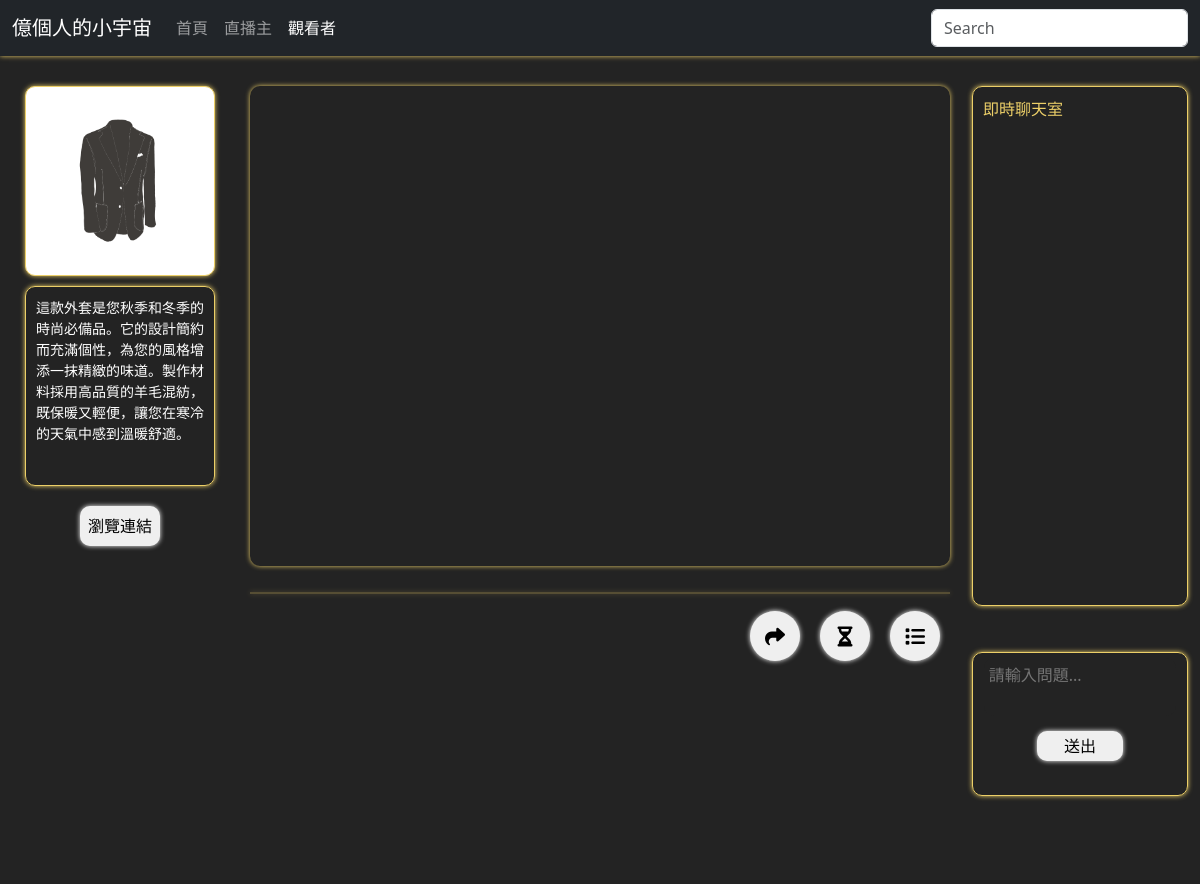
Page /cloth/ on the earlier database version.
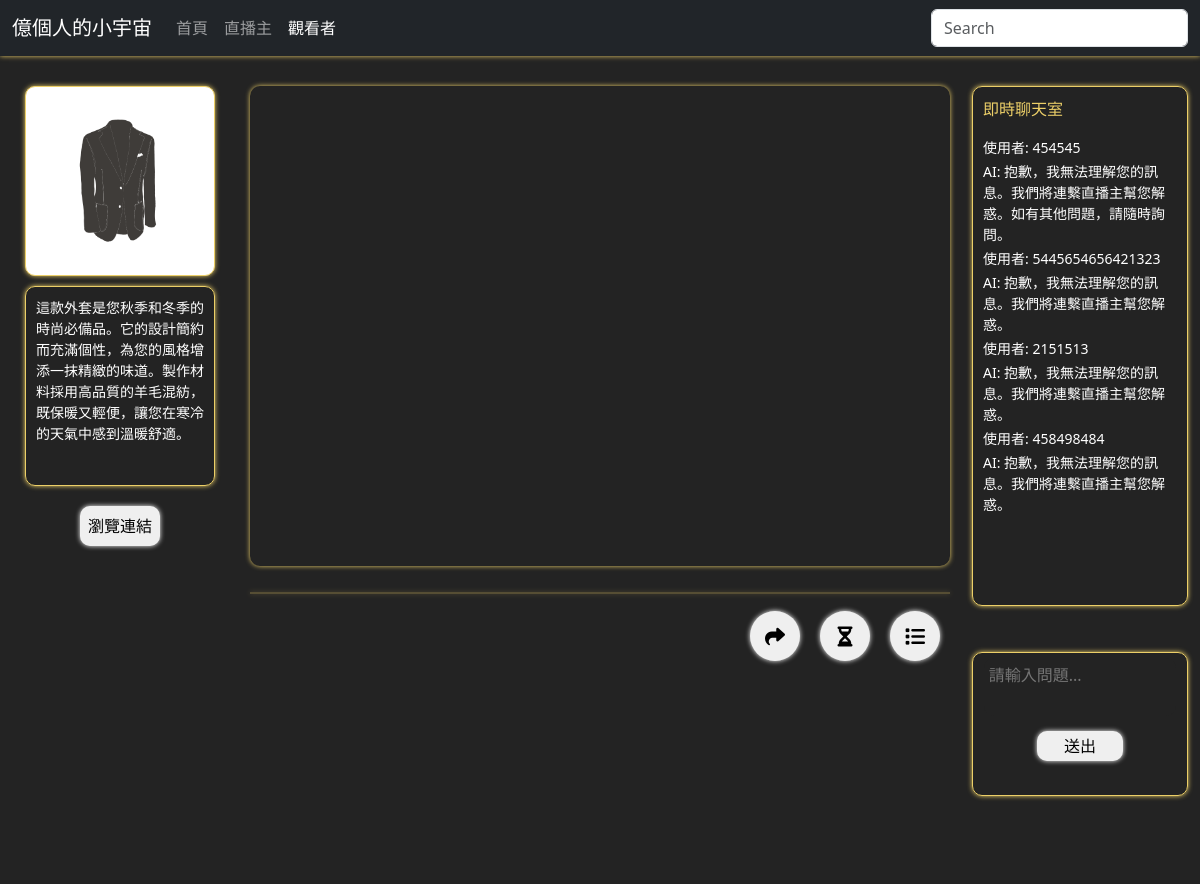
Same page on the later database version.
### uni/models.py (models this page shows)
class c_messbrd(models.Model):
    MID = models.CharField('使用者編號', max_length=100 )
    MCont = models.CharField('內容', max_length=1000 )
    MDATE = models.DateTimeField()

### uni/views.py (the view)
# urls.py: path('cloth/', views.cloth_view),
def cloth_view(request):
    mess = c_messbrd.objects.all()
    return render(request, 'cloth.html', locals())

### templates/cloth.html (shortened to what this page needs)
<!DOCTYPE html>
<html lang="en">
<head>
    <link href="https://cdn.jsdelivr.net/npm/bootstrap@5.3.0-alpha3/dist/css/bootstrap.min.css" rel="stylesheet"
>
    <link rel="stylesheet" href="https://cdnjs.cloudflare.com/ajax/libs/font-awesome/6.4.0/css/all.min.css">
    <link rel="stylesheet" href="../../static/css/basic.css">
    <link rel="stylesheet" href="../../static/css/client.css">
    <link rel="stylesheet" href="../../static/css/color.css">
    <link rel="stylesheet" href="../../static/css/star.css">
</head>
<body class="kuro_bc">
    <nav class="navbar navbar-expand-lg navbar-dark bg-dark ki_bs" aria-label="Fifth navbar example">
        <div class="container-fluid">
            <a class="navbar-brand" href="#">億個人的小宇宙</a>
            <div class="collapse navbar-collapse" id="navbarsExample05">
                <ul class="navbar-nav me-auto mb-2 mb-lg-0">
                    <li class="nav-item">
                        <a class="nav-link" aria-current="page" href="/index/">首頁</a>
                    </li>
                    <li class="nav-item">
                        <a class="nav-link" href="/host/">直播主</a>
                    </li>
                    <li class="nav-item">
                        <a class="nav-link active" href="/client/">觀看者</a>
                    </li>
                </ul>
                <form role="search">
                    <input class="form-control" type="search" placeholder="Search" aria-label="Search">
                </form>
            </div>
        </div>
    </nav>
    <main class="kuro_bc">
        <div class="c_intro kuro_bc">
            <div class="c_wrap_img ki_bd ki_bs shiro_bc">
                <img src="../static/img/suit.PNG" class="c_intro_img">
            </div>
            <div class="c_intro_ctn shiro_f ki_bd ki_bs">
                這款外套是您秋季和冬季的時尚必備品。它的設計簡約而充滿個性，為您的風格增添一抹精緻的味道。製作材料採用高品質的羊毛混紡，既保暖又輕便，讓您在寒冷的天氣中感到溫暖舒適。
            </div>
            <a href="https://www.cyclegear.com/gear/street-steel-oakland-boots" target="_blank">
                <button class="c_link_btn shiro_bs">瀏覽連結</button>
            </a>
        </div>
        <div class="c_streams">
            <div class="c_video">
                <video class="each_v ki_bs" autoplay playsinline loop>
                    <source src="../static/video/001v.mp4" type="video/mp4">
                </video>
                <hr class="v_hr ki_bc ki_bd ki_bs">
                <div class="c_ctrl">
                    <form>
                        <button type="button" class="c_btn shiro_bs"><i class="fa-solid fa-list fa-lg"></i></button>
                        <button type="button" class="c_btn shiro_bs"><i class="fa-solid fa-hourglass-half fa-lg"></i></button>
                        <button type="button" class="c_btn shiro_bs"><i class="fa-solid fa-share fa-lg"></i></button>
                    </form>
                </div>
            </div>
        </div>
        <div class="h_comment">
            <div class="h_messages ki_bd shiro_f ki_bs">
                <p class="mes_tit ki_f">即時聊天室 </p>
                {% for mes in mess %}
                <div>
                    <p class="mes_name">
                        {% if mes.MID == "2" %}
                            AI:
                        {% elif mes.MID == "1" %}
                            使用者:
                        {% else %}
                            未知
                        {% endif %}
                    {{ mes.MCont }}</p>
                </div>
            {% endfor %}
            </div>
            <div class="h_typing ki_bd ki_bs">
                <div class="type_area">
                    <textarea rows="2" class="txtarea kuro_bc shiro_f" id="user-message" placeholder="請輸入問題..." onkeypress="handleKeyPress(event)"></textarea>
                    <button type="button" onclick="sendMessage()" class="txt_btn shiro_bs">送出</button>
            </div>
            </div>
        </div>
    </main>
    <footer>
    </footer>
</body>
</html>

### static/css/basic.css (style rules this page uses)
* { margin:0; padding: 0; list-style: none; box-sizing: border-box; }
html,body { scroll-behavior: smooth; }
.navbar .nav-link.active { color: white; }
nav { z-index: 1030; }
footer { width: 100%; height: 70px; display: flex; justify-content: center; }

### static/css/client.css (style rules this page uses)
body { min-height: 100vh; overflow-y: hidden; }
main { min-height: 100vh; overflow-y: hidden; }
.c_intro { width: 20%; float: left; overflow-y: auto; padding: 25px; display: flex; justify-content: center; flex-wrap: wrap; }
.c_wrap_img { width: 100%; max-height: 100vw; border-radius: 10px; border: solid 1px; margin-top: 5px; }
.c_intro_img { width: 100%; overflow: hidden; border-radius: 10px; }
.c_intro_ctn { width: 100%; min-height: 200px; font-size: 14px; margin-top: 10px; border: solid 1px; border-radius: 10px; padding: 10px; transition: 1s; }
.c_link_btn { margin: 20px auto; padding: 8px; border-radius: 10px; border: none; transition: 1s; }
.c_streams { width: 60%; float: left; overflow-y:auto; }
.c_video { width: 100%; border-radius: 10px; margin:0 auto; padding: 10px; }
.each_v { margin: 20px auto; width: 100%; height: 480px; border-radius: 10px; }
.c_ctrl { width: 100%; height:60px; }
.c_btn { width: 50px; height: 50px; border-radius: 50%; margin: 10px; float: right; padding: 8px; border: none; transition: 1s; }
.v_hr { width: 100%; margin: 0 auto 7px auto; height: 1px; border: solid 1px; }
.h_comment { width: 20%; height: 100vh; float: left; display: flex; justify-content: center; flex-wrap: wrap; overflow-y: hidden; }
.h_messages { width: 90%; height: 65%; border: solid 1px; border-radius: 10px; margin-top: 30px; padding: 10px; overflow-y: auto; }
.mes_name { font-size: 14px; margin:3px auto; }
.h_typing { width: 90%; height: 18%; border: solid black 1px; border-radius: 10px; margin-bottom: 15px; }
.type_area { width: 100%; display: flex; justify-content: center; align-items: center; margin-top: 5px; flex-wrap: wrap; border-radius: 10px; }
.txtarea { width: 90%; resize: none; border: none; padding: 5px; border-radius: 10px; caret-color: #ECCF68; transition: 1s; }
.txt_btn { width: 40%; height: 30px; margin-top:15px; font-size: 16px; border-radius: 10px; border: none; transition: 1s; }

### static/css/color.css (style rules this page uses)
.shiro_bc { background-color: white; }
.kuro_bc { background-color: #232323; }
.ki_bc { background-color: #ECCF68; }
.shiro_f { color: white; }
.ki_f { color: #ECCF68; }
.ki_bd { border-color: #ECCF68; }
.ki_bs { box-shadow:0 0 5px #ECCF68; }
.shiro_bs { box-shadow: 0 0 5px white; }

Differences in the rows shown:
added c_messbrd: shows "使用者:", MCont "454545"
added c_messbrd: shows "AI:", MCont "抱歉，我無法理解您的訊息。我們將連繫直播主幫您解惑。如有其他問題，請隨時詢問。"
added c_messbrd: shows "使用者:", MCont "5445654656421323"
added c_messbrd: shows "AI:", MCont "抱歉，我無法理解您的訊息。我們將連繫直播主幫您解惑。"
added c_messbrd: shows "使用者:", MCont "2151513"
added c_messbrd: shows "AI:", MCont "抱歉，我無法理解您的訊息。我們將連繫直播主幫您解惑。"
added c_messbrd: shows "使用者:", MCont "458498484"
added c_messbrd: shows "AI:", MCont "抱歉，我無法理解您的訊息。我們將連繫直播主幫您解惑。"
